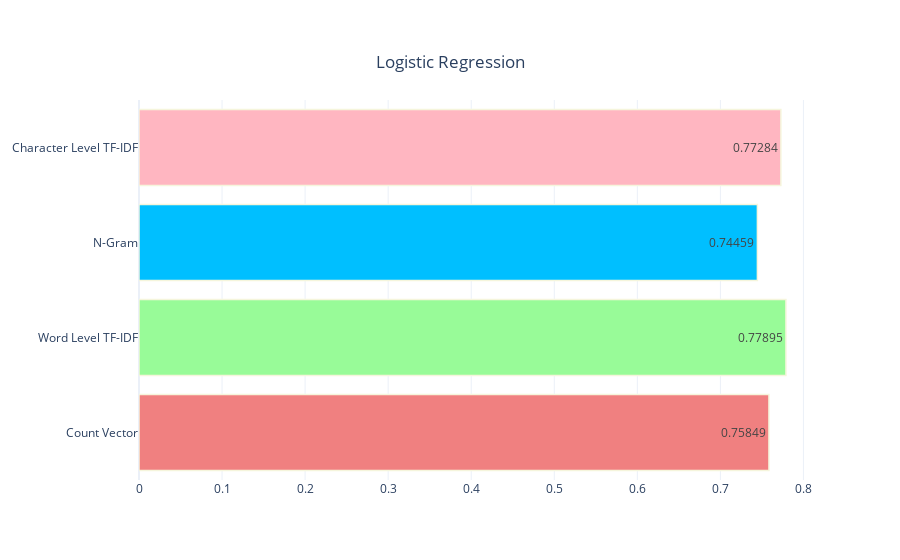

Notebook code cell kept with this figure:
### Markdown cell above
<a id="19"></a>

# **Logistic Regression Model Results**

### Code cell
logistic_results=pd.DataFrame({"Values": [log_cross_val_count,log_cross_val_word,log_cross_val_Ngram,log_cross_val_char],
                              "Function":["Count Vector","Word Level TF-IDF","N-Gram","Character Level TF-IDF"]})
fig=make_subplots(rows=1,cols=1)
fig.add_trace(go.Bar(x=[round(i,5) for i in logistic_results["Values"]],
                    y=logistic_results["Function"],
                    text=[round(i,5) for i in logistic_results["Values"]],orientation="h",textposition="inside",name="Values",
                    marker=dict(color=["lightcoral","palegreen","deepskyblue","lightpink"],line_color="beige",line_width=1.5)),row=1,col=1)
fig.update_layout(title={"text": "Logistic Regression",
                        "y":0.9,
                        "x":0.5,
                        "xanchor":"center",
                        "yanchor":"top"},
                 template="plotly_white")
fig.update_xaxes(row=1,col=1)
iplot(fig)

### Figure 1 — Plotly figure (JSON) as saved in the notebook; plotly's stock layout.template omitted (floating-point values rounded to 4 significant figures)
{"data": [{"marker": {"color": ["lightcoral", "palegreen", "deepskyblue", "lightpink"], "line": {"color": "beige", "width": 1.5}}, "name": "Values", "orientation": "h", "text": ["0.75849", "0.77895", "0.74459", "0.77284"], "textposition": "inside", "type": "bar", "x": [0.7585, 0.779, 0.7446, 0.7728], "xaxis": "x", "y": ["Count Vector", "Word Level TF-IDF", "N-Gram", "Character Level TF-IDF"], "yaxis": "y"}], "layout": {"title": {"text": "Logistic Regression", "x": 0.5, "xanchor": "center", "y": 0.9, "yanchor": "top"}, "xaxis": {"anchor": "y", "domain": [0, 1]}, "yaxis": {"anchor": "x", "domain": [0, 1]}}}
